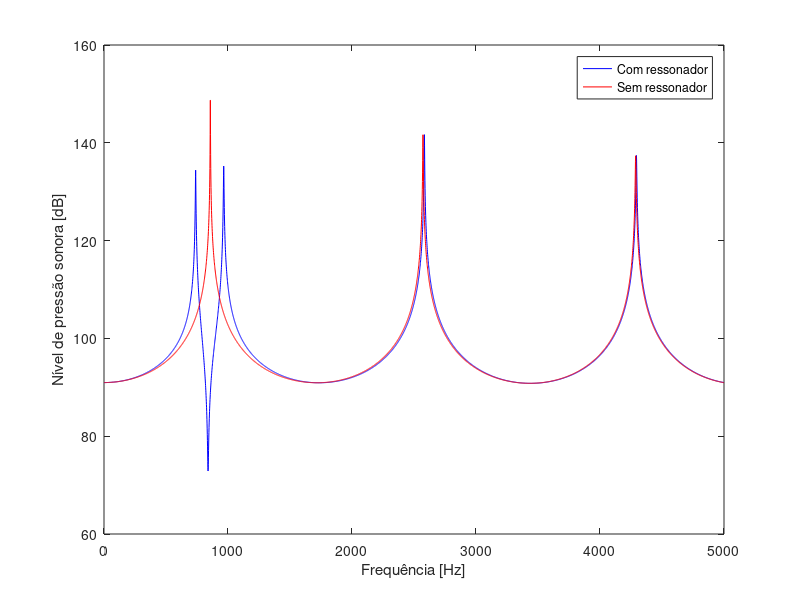

This chart was generated by the following MATLAB code:
rho0 = 1.2;          % kg/m³
c0 = 343 + 0.2i;     % m/s
p0 = 1;              % Pa
Lx = 0.05;           % m
d = 0.04;            % m
dR = 0.003;          % m
Rv = 0.013;          % m
LR = 0.001;          % m
x = 0.047;           % m
f = 1:1:5000;        % Hz
NPS_R = zeros(length(f), 1);
NPS_T = zeros(length(f), 1);


L_prime = LR + 0.75*dR; % m   -- correção do comprimento equivalente
SR = (pi*dR^2)/ 4;      % m^2 -- área do gargalo
S1 = (pi*d^2) / 4;      % m^2 -- área da seção transversal do tubo
V = (4/3)*pi*Rv^3;      % m^3 -- volume do ressonador

% sistema de equações
for n=1:length(f)
    w = 2*pi*f(n); % rad/s
    k = w / c0;    % rad/m

    zR = 0.12 + 1i* ((w*rho0*L_prime - (rho0*(c0^2)*SR) / (V*w)));

    A = [exp(1i*k*Lx), exp(-1i*k*Lx), 0,             0,             0; 
         0,            0,             exp(-1i*k*Lx), -exp(1i*k*Lx), 0;
         1,            1,             -1,            -1,            0;
         1,            1,              0,             0,           -1;
         1,           -1,             -1,             1,      -(rho0*c0*SR) / (zR * S1)
    ];

    B = [p0;
         0;
         0;
         0;
         0
    ];

    P = A\B;

    px = (P(3)*exp(-1i*k*x) + P(4)*exp(1i*k*x)); % amplitude de pressão (Pa)
    prms = abs(px) / sqrt(2);
    NPS_R(n) = 20*log10(prms / 2e-5); % dB

    zR = 1e6; % usado para calcular o nível de potência sonora sem o ressonador
    
    A = [exp(1i*k*Lx), exp(-1i*k*Lx), 0,             0,             0; 
         0,            0,             exp(-1i*k*Lx), -exp(1i*k*Lx), 0;
         1,            1,             -1,            -1,            0;
         1,            1,              0,             0,           -1;
         1,           -1,             -1,             1,      -(rho0*c0*SR) / (zR * S1)
    ];

    B = [p0;
         0;
         0;
         0;
         0
    ];

    P = A\B;

    px = (P(3)*exp(-1i*k*x) + P(4)*exp(1i*k*x)); % amplitude de pressão (Pa)
    prms = abs(px) / sqrt(2);
    NPS_T(n) = 20*log10(prms / 2e-5); % dB
end

% cálculo das frequências naturais do ressonador
fR = (c0 / 2*pi) * sqrt(SR / (L_prime * V)); % Hz

% primeira frequência de ressonância do tubo (aberto-fechado)
f0 = c0 / (4*2*Lx); % Hz

figure
ph1 = plot(f, NPS_R, 'b');
hold on
ph2 = plot(f, NPS_T, 'r');
hold off
legend([ph1(1),ph2(1)],'Com ressonador','Sem ressonador')
xlabel('Frequência [Hz]');
ylabel('Nível de pressão sonora [dB]');
